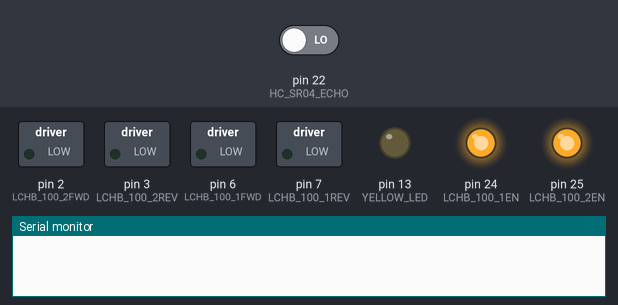
This sketch was run on a simulated Arduino Mega 2560, built with avr-gcc and run on an emulated ATmega2560. Shown: switched loads named in the sketch (green lamp = pin HIGH), output pins drawn as LEDs (lit = HIGH), the last lines printed to the serial monitor. The test bench sets the inputs (shaded band); at power-on: pin 22 (HC_SR04_ECHO) LOW. Pins used as bus, display or sensor lines are not drawn.

Above: at 0.1 s.
At 1.1 s:
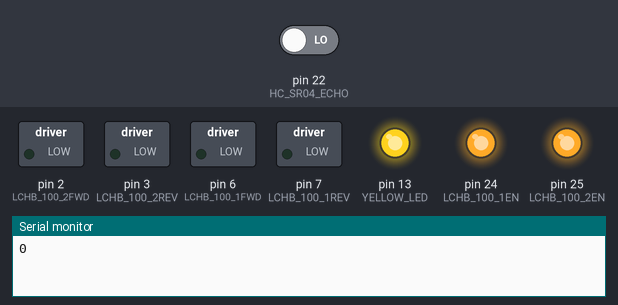
Timing chart, 0 to 2.6 s (numbered marks = the images above):
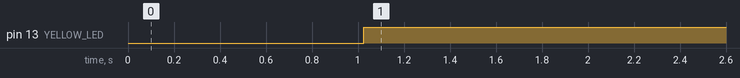

Measured:
- by itself, pin 13 (YELLOW_LED): LOW → HIGH at 1.0 s

The sketch:

arduino_driver_base.ino
```cpp
// motor
// left
int LCHB_100_1REV = 7; // analog
int LCHB_100_1EN = 24; // digital
int LCHB_100_1FWD = 6; // analog
// right
int LCHB_100_2REV = 3; // analog
int LCHB_100_2EN = 25; // digital
int LCHB_100_2FWD = 2; // analog

// bluetooth
int HC_05_TX = 18; // digital
int HC_05_RX = 19; // digital

// ultrasonic sensor
int HC_SR04_TRIGGER = 23; // digital
int HC_SR04_ECHO = 22; // digital

// led
int YELLOW_LED = 13; // analog

/**
 * Writes the speed to the motors
 * @param left speed of the left motor
 * @param right speed of the right motor
 */
void set_motor(int left, int right){
  // restrict left and right to -255 to 255
  left = ((left < -255) ? -255 : left);
  left = ((left > 255) ? 255 : left);
  right = ((right < -255) ? -255 : right);
  right = ((right > 255) ? 255 : right);
  // write pins
  if (left < 0) {
    analogWrite(LCHB_100_1REV, -left);
  } else {
    analogWrite(LCHB_100_1FWD, left);
  }
  if (right < 0) {
    analogWrite(LCHB_100_2REV, -right);
  } else {
    analogWrite(LCHB_100_2FWD, right);
  }
}

/**
 * Meassures the distance to the next obstacle based on ultrasonic sensor.
 * @return distance in cm
 */
int get_distance(){
  // trigger
  // make sure it's low
  digitalWrite(HC_SR04_TRIGGER, LOW);
  delay(5);
  digitalWrite(HC_SR04_TRIGGER, HIGH);
  delay(20);
  digitalWrite(HC_SR04_TRIGGER, LOW);

  int duration = pulseIn(HC_SR04_ECHO, HIGH);
  int cm = (duration/2) / 29.1;

  //cm = ((cm < 0) ? 0 : cm);

  return cm;
}

void setup(){
  // Set motor pin to output.
  pinMode(LCHB_100_1REV, OUTPUT);
  pinMode(LCHB_100_1EN, OUTPUT);
  pinMode(LCHB_100_1FWD, OUTPUT);

  pinMode(LCHB_100_2REV, OUTPUT);
  pinMode(LCHB_100_2EN, OUTPUT);
  pinMode(LCHB_100_2FWD, OUTPUT);

  // enable both motors
  digitalWrite(LCHB_100_1EN, HIGH);
  digitalWrite(LCHB_100_2EN, HIGH);

  pinMode(HC_SR04_TRIGGER, OUTPUT);
  pinMode(HC_SR04_ECHO, INPUT);

  Serial.begin(9600);

  pinMode(YELLOW_LED, OUTPUT);
}

void loop(){
  int distance = get_distance();
  if (distance > 40){
    set_motor(255, 255);
    analogWrite(YELLOW_LED, 0);
  } else {
    analogWrite(YELLOW_LED, 255);
    set_motor(0, 0);
  }
  Serial.println(distance);
  delay(100);
}
```
